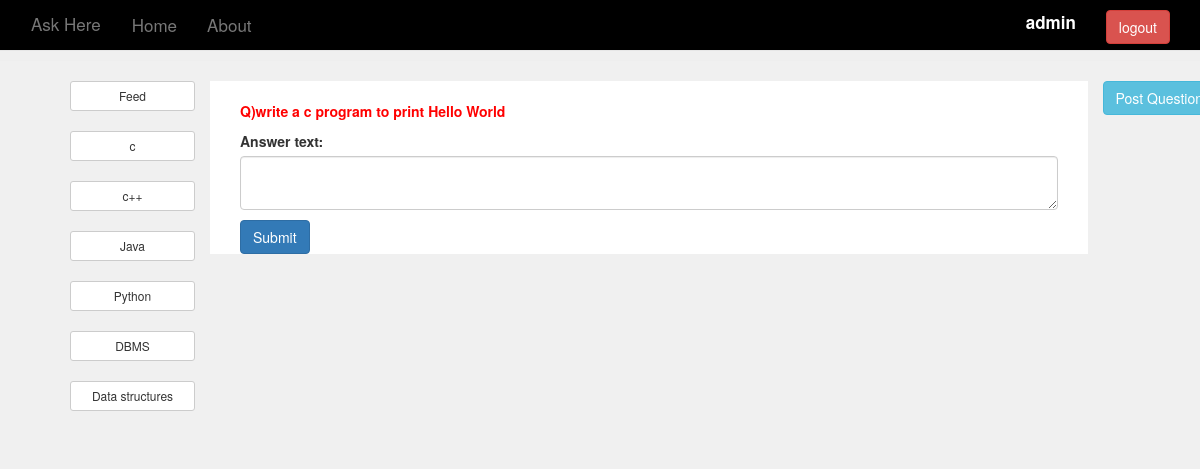
Page /add_answer/14 (signed in) on the committed database.
### Ask/models.py (models this page shows)
class Interest(models.Model):
    topic = models.CharField(max_length=30)

class Question(models.Model):
    question_text = models.CharField(max_length=300)
    created_by = models.ForeignKey(UserLogin,on_delete = models.CASCADE)
    topic_id = models.ForeignKey(Interest,on_delete=models.CASCADE)
    created_date = models.DateTimeField()

### Ask/views.py (the view)
# urls.py: path('add_answer/<int:que_id>',add_answer,name='add_answer'),
@login_required(login_url='/login')
def add_answer(request,que_id):
    question_text = Question.objects.get(pk=que_id).question_text
    if(request.method=="POST"):
        form = AnswerForm(request.POST)
        if(form.is_valid()):
            answer = form.save(commit=False)
            answer.que_id = Question.objects.get(pk=que_id)
            answer.answerd_by =  UserLogin.objects.get(username=request.user.username)
            answer.save()
            return redirect('index')
        else:
            return render(request,'add_answer.html',{'form':form,'question_text':question_text,'user':request.user,'topics':topics})
    else:
        form = AnswerForm()
        return render(request,'add_answer.html',{'form':form,'question_text':question_text,'user':request.user,'topics':topics})

### Ask/forms.py
class AnswerForm(forms.ModelForm):
    answer_text = forms.CharField(widget=forms.Textarea )
    class Meta:
        model = Answer
        fields = ('answer_text',)
    def __init__(self,*args,**kwargs):
        super(AnswerForm,self).__init__(*args,**kwargs)
        self.fields['answer_text'].widget.attrs= {
            'class':'form-control'
        }

### Ask/templates/add_answer.html
{% extends 'base.html' %}
{% load static %}
{% block content2 %}
    <form method="POST" class="form-signin"> {% csrf_token %}
        <div class="container form-display">
            <br>
            <p class="question-display">Q){{ question_text }} </p>
            {{ form.as_p }}
            <button type="submit" class="save btn btn-primary">Submit </button>
            <br>
        </div>
    </form>
{% endblock %}

### Ask/templates/base.html (shortened to what this page needs)
{% load static %}
<!DOCTYPE  html>
<html >
<head>
    <link rel="stylesheet" href="https://maxcdn.bootstrapcdn.com/bootstrap/3.3.7/css/bootstrap.min.css"
>
    <link rel="stylesheet" href="{% static 'default.css' %}">
</head>
<body  style="background-color: #f0f0f0;">
        <nav class="navbar navbar-default navbar-fixed-top">
            <div class="container">
                <div class="navbar-header">
                    <a class="navbar-brand" href="{% url 'index' %}">Ask Here</a>
                  </div>
                <ul class="nav navbar-nav">
                    <li class ={% if page == 'index' %} "active" {% endif %} > <a href="{% url 'index' %}">Home</a> </li>
                    <li class ={% if page == 'about' %} "active" {% endif %} > <a href="{% url 'about' %}">About</a> </li>
                </ul>
                <ul class="nav navbar-nav navbar-right">
                    {% if user.is_authenticated %}
                        <li>  <a href="#" class="username-display"><p style="color: white;">{{ user.username }}</p>   </a>  </li>
                        <li>
                            <a href="{% url 'logout' %}" class="right-nav-display">
                              <button type="button" class="btn btn-danger">logout </button>
                            </a>
                        </li>
                    {%  else  %}
                    <li><a href="{% url 'signup' %}"><span class="glyphicon glyphicon-user"></span> Sign Up</a></li>
                    <li><a href="{% url 'login' %}"><span class="glyphicon glyphicon-log-in"></span> Login</a></li>
                    {% endif %}
                </ul>
            </div>
        </nav>
        <br><br> <hr>
        <div class="container">
            <div class="row">
                <div class="col-md-2">
                    <ul style="list-style-type:none;">
                        <li><a href="{% url 'index' %}">
                                <button class="btn btn-default btn-sm btn-block"> Feed  </button>
                            </a>
                        </li> <br>
                        {% for t in topics %}
                            <li>
                                <a href="{% url 'filter' topic_id=t.id %}" role="button">
                                    <button class="btn btn-default btn-sm btn-block">{{ t.topic }} </button>
                                </a>
                            </li>
                            <br>
                        {% endfor %}
                    </ul>
                </div>
                <div class="col-md-9 middle-display">
                    {% block content2 %}{% endblock %}
                </div>
                <div class="col-md-1">
                    <a href="{% url 'post_question' %}">
                        <button type="button" class="btn btn-info"> Post Question</button>
                    </a>
                </div>
            </div>
        </div>
</body>
</html>

### Ask/static/default.css (style rules this page uses)
.question-display { color: red; font-weight: bold; }
a:link { text-decoration: none; }
.form-display { width: 100%; }
.middle-display { background-color: white; }
.navbar { overflow: hidden; background-color:black; position: fixed; top: 0; width: 100%; }
.navbar a { float: left; display: block; color: #f2f2f2; text-align: center; padding: 14px 16px; text-decoration: none; font-size: 17px; }
.right-nav-display { margin-bottom: -20px; margin-top: -5px; }
.username-display { margin-bottom: -20px; margin-top: -3px; font-weight: bold; }

### rows in the picture
Interest: topic "c"
Interest: topic "c++"
Interest: topic "Java"
Interest: topic "Python"
Interest: topic "DBMS"
Interest: topic "Data structures"
Question: question_text "write a c program to print Hello World"

### other values in the picture
{{ user.username }} "admin"
